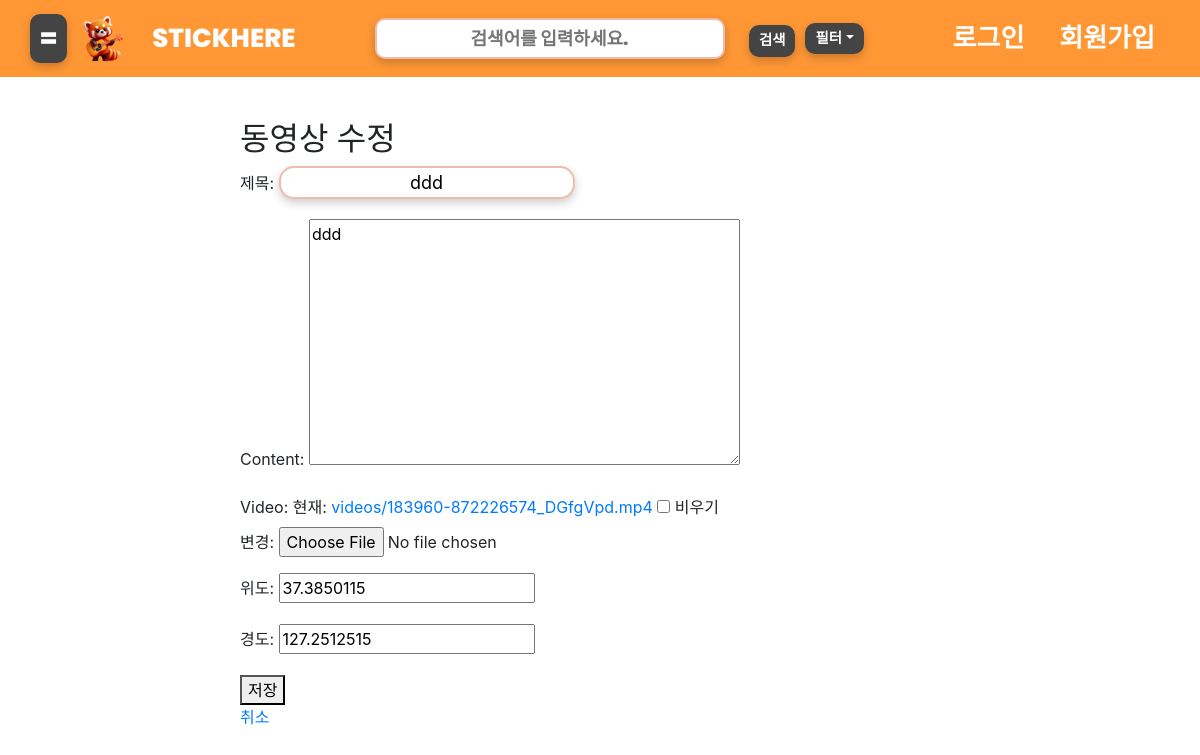
Page /short/1/edit/ on the committed database.
### account/models.py (models this page shows, shortened)
class ShortMovieBoard(models.Model):
    user = models.ForeignKey(User, on_delete=models.CASCADE)
    title = models.CharField('제목', max_length=100)
    content = models.TextField()
    video = models.FileField(upload_to='videos/', blank=True, null=True)
    create_at = models.DateTimeField(auto_now_add=True)
    update_at = models.DateTimeField(auto_now=True)
    lat = models.FloatField(verbose_name='위도',  default=33.450701)
    lnt = models.FloatField(verbose_name='경도',  default=126.570667)

### account/views.py (the view)
# urls.py: path('short/<int:pk>/edit/',view=short_movie_edit, name='shorts_board_edit'),
def short_movie_edit(request, pk):
    movie = get_object_or_404(ShortMovieBoard, pk=pk)
    if request.method == 'POST':
        form = ShortVideo(request.POST, request.FILES, instance=movie)
        if form.is_valid():
            form.save()
            return redirect('shorts_board_detail', pk=movie.pk)
    else:
        form = ShortVideo(instance=movie)
    return render(request, 'shorts_board_edit.html', {'form': form, 'movie': movie})

### account/forms.py
class ShortVideo(forms.ModelForm):
    class Meta:
        model = ShortMovieBoard
        fields = ['title', 'content', 'video', 'lat', 'lnt']

### account/templates/shorts_board_edit.html (shortened to what this page needs)
{% extends 'base.html' %}
{% block content %}
<h2>동영상 수정</h2>
<form method="post" enctype="multipart/form-data">
    {{ form.as_p }}
    <button type="submit">저장</button>
</form>
<a href="{% url 'shorts_board_detail' movie.pk %}">취소</a>
{% endblock %}

### account/static/css/style.css (style rules this page uses)
body { margin: 0; padding: 0; box-sizing: border-box; font-family: Arial, sans-serif; }

### account/templates/base.html (style rules this page uses)
input[type="text"] { text-align: center; font-size: 18px; background-color: white; border: 2px solid #eebcaa; border-radius: 15px; box-shadow: 0px 4px 10px rgba(0, 0, 0, 0.2); color: black; }

### rows in the picture
ShortMovieBoard: title "ddd", content "ddd", lat "37.3850115", lnt "127.2512515"
